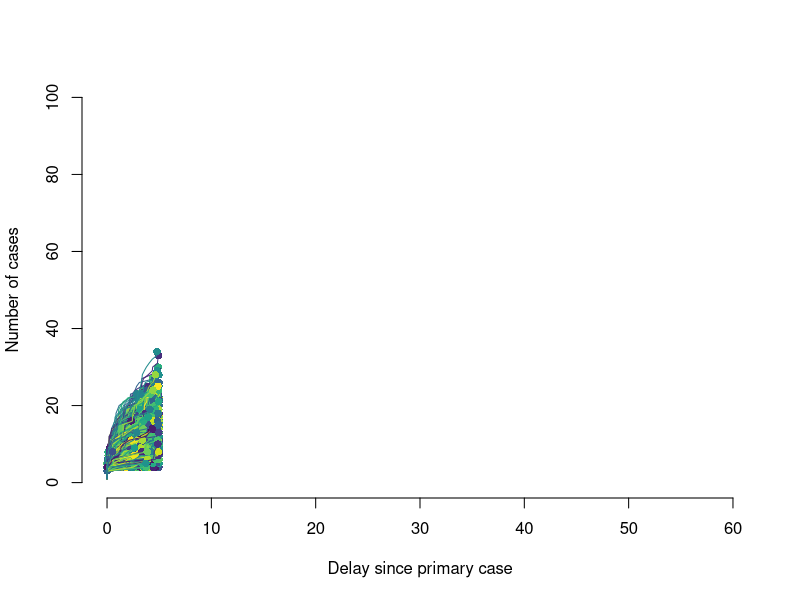
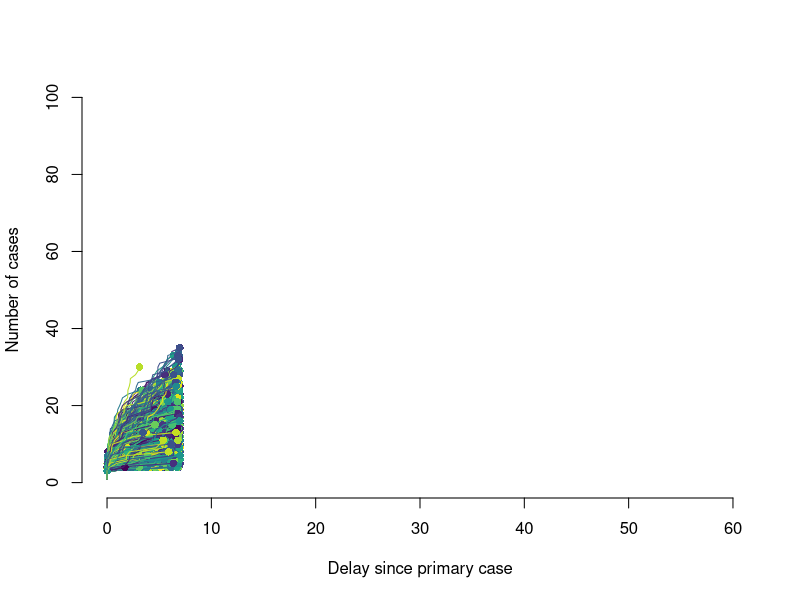
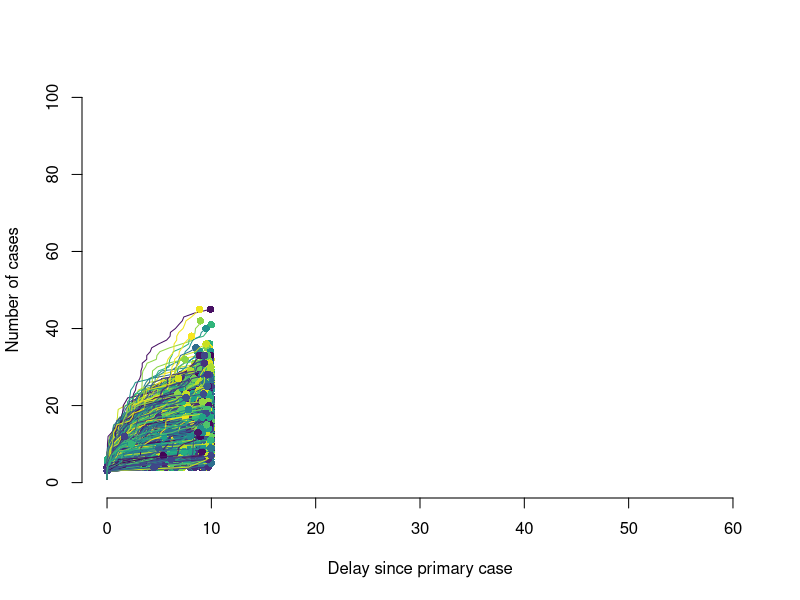
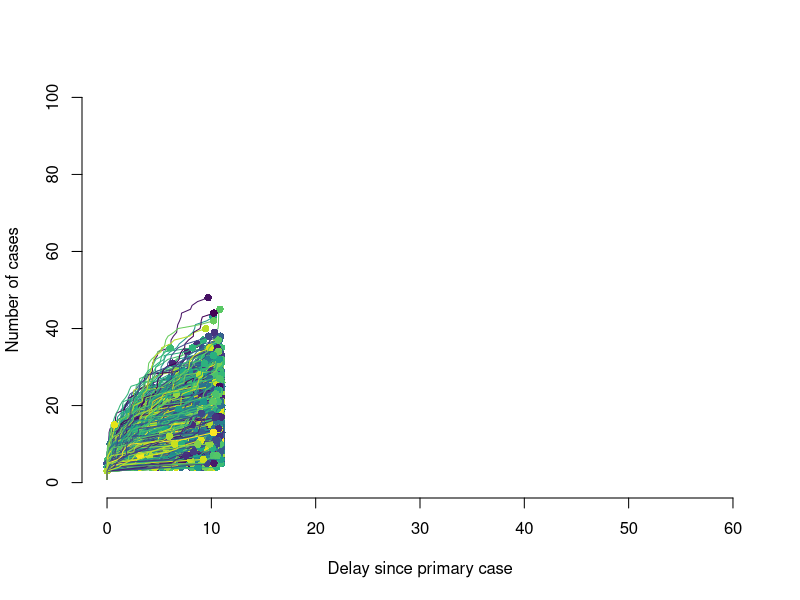
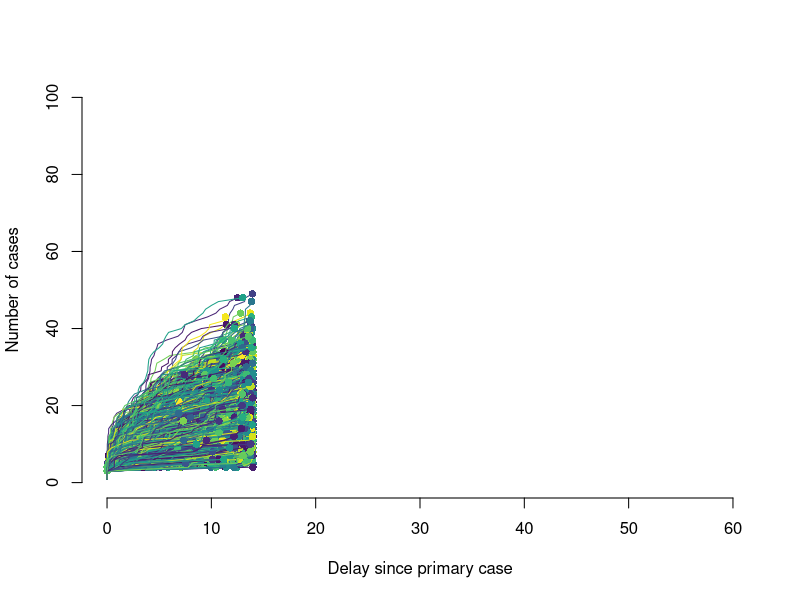
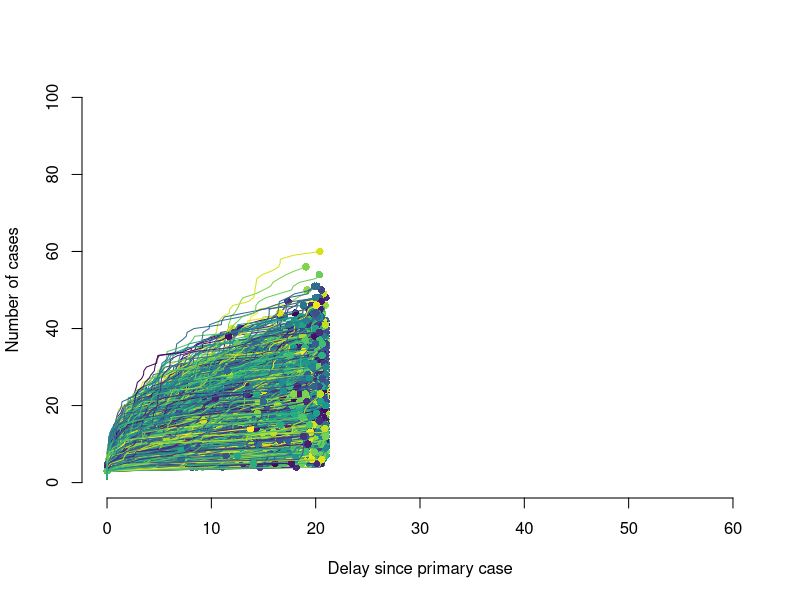
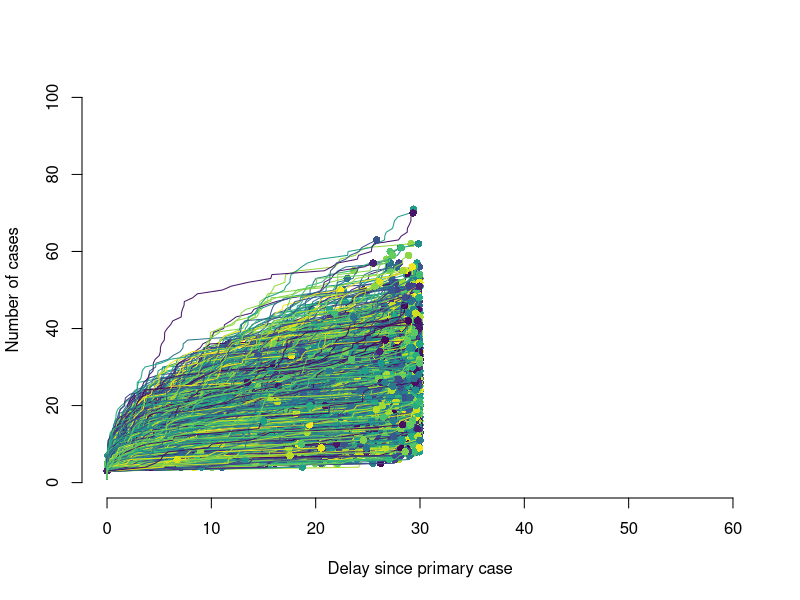

Reproduce these figures in R, in order.
#######################################################################
## This code describes a branching process model for cholera outbreaks
## during an early growth phase
## Submission: BMC Medicine <title: Early detection of cholera epidemics 
## to support control in fragile and conflict-affected states: estimated 
## delays and potential epidemic sizes>
## Author: Ruwan Ratnayake, October 2020
## Code adapted from Althaus et al 2015 
## <doi:10.1016/S1473-3099(15)70135-0>
#######################################################################

####################
# 0 - Load libraries
####################
library(fitdistrplus)
library(viridis)

################
# 1 - Parameters  
################
SI <- 5 # Kahn (2019): the serial interval for cholera was assumed to follow
SIrate <- 0.1 # a gamma distribution (rate = 0.1, shape = 0.5)
SIshape <- 0.5 # with a median serial interval of 5 days

R <- 2.5 # Effective reproduction number in early phase (From: Azman, 2015)
k <- 4.5 # Dispersion parameter k is set to 4.5 
        # (Moore 2014; used range from 0.0039 to 22028)
cap_cases <- 1000


################
# 2 - Approach
################

set.seed(645)
runs <- 10000
seed <- 3
#Branching process model using seed cases. Repeat
#for 10 and 20 seed cases


#############################
# 3 - Branching process model
#############################

## 1. Simulate outbreak trajectory for 5-day delay
plot(NA,xlim=c(0,60),ylim=c(0,100),xlab="Delay since primary case",
     ylab="Number of cases",frame=FALSE)
cols <- sample(viridis(runs))

total_cases <- integer(runs)

for(i in 1:runs) {
  cases <- seed
  t <- rep(0,seed)
  times <- t
  while(cases > 0) {
    secondary <- rnbinom(cases,size=k,mu=R)
    t.new <- numeric()
    for(j in 1:length(secondary)) {
      t.new <- c(t.new,t[j] + rgamma(secondary[j],shape=SIshape[1],
                                     scale=(1/SIrate)))
    }
    cases <- length(t.new) & cases<cap_cases
    
    t <- t.new
    times <- c(times[times<=5],t.new)
  }
  lines(sort(times),1:length(times),col=cols[i],lwd=1)
  points(max(times),length(times),col=cols[i],pch=16)
  total_cases[i] <-length(times)
}

print(total_cases.median <- median(total_cases))
print(total_cases.sd <- sd(total_cases))
print(total_cases.range <- range(total_cases))

#Transform into log scale
lsm=log(total_cases.median)-(1/2)*log((total_cases.sd/total_cases.median)^2+1)
lssd=sqrt(log((total_cases.sd/total_cases.median)^2+1))
plnorm(20, lsm, lssd)


## 2. Simulate outbreak trajectory for 7-day delay
plot(NA,xlim=c(0,60),ylim=c(0,100),xlab="Delay since primary case",
     ylab="Number of cases",frame=FALSE)
cols <- sample(viridis(runs))

total_cases_7 <- integer(runs)

for(i in 1:runs) {
  cases <- seed
  t <- rep(0,seed)
  times <- t
  while(cases > 0) {
    secondary <- rnbinom(cases,size=k,mu=R)
    t.new <- numeric()
    for(j in 1:length(secondary)) {
      t.new <- c(t.new,t[j] + rgamma(secondary[j],shape=SIshape[1],
                                     scale=(1/SIrate)))
    }
    cases <- length(t.new) & cases<cap_cases
    t <- t.new
    times <- c(times[times<=7],t.new)
  }
  lines(sort(times),1:length(times),col=cols[i],lwd=1)
  points(max(times),length(times),col=cols[i],pch=16)
  total_cases_7[i] <-length(times)
}

print(total_cases_7.median <- median(total_cases_7))
print(total_cases_7.sd <- sd(total_cases_7))
print(total_cases_7.range <- range(total_cases_7))

#Transform into log scale
lsm_7=log(total_cases_7.median)-(1/2)*log((total_cases_7.sd/total_cases_7.median)^2+1)
lssd_7=sqrt(log((total_cases_7.sd/total_cases_7.median)^2+1))
plnorm(20, lsm_7, lssd_7)
 

## 3. Simulate outbreak trajectory for 10-day delay
plot(NA,xlim=c(0,60),ylim=c(0,100),xlab="Delay since primary case",
     ylab="Number of cases",frame=FALSE)
cols <- sample(viridis(runs))

total_cases_10 <- integer(runs)

for(i in 1:runs) {
  cases <- seed
  t <- rep(0,seed)
  times <- t
  while(cases > 0) {
    secondary <- rnbinom(cases,size=k,mu=R)
    t.new <- numeric()
    for(j in 1:length(secondary)) {
      t.new <- c(t.new,t[j] + rgamma(secondary[j],shape=SIshape[1],
                                     scale=(1/SIrate)))
    }
    cases <- length(t.new) & cases<cap_cases
    t <- t.new
    times <- c(times[times<=10],t.new)
  }
  lines(sort(times),1:length(times),col=cols[i],lwd=1)
  points(max(times),length(times),col=cols[i],pch=16)
  total_cases_10[i] <-length(times)
}

print(total_cases_10.median <- median(total_cases_10))
print(total_cases_10.sd <- sd(total_cases_10))
print(total_cases_10.range <- range(total_cases_10))

#Transform into log scale
lsm_10=log(total_cases_10.median)-(1/2)*log((total_cases_10.sd/total_cases_10.median)^2+1)
lssd_10=sqrt(log((total_cases_10.sd/total_cases_10.median)^2+1))
plnorm(20, lsm_10, lssd_10)
 

## 4. Simulate outbreak trajectory for 11-day delay
plot(NA,xlim=c(0,60),ylim=c(0,100),xlab="Delay since primary case",
     ylab="Number of cases",frame=FALSE)
cols <- sample(viridis(runs))

total_cases_11 <- integer(runs)

for(i in 1:runs) {
  cases <- seed
  t <- rep(0,seed)
  times <- t
  while(cases > 0) {
    secondary <- rnbinom(cases,size=k,mu=R)
    t.new <- numeric()
    for(j in 1:length(secondary)) {
      t.new <- c(t.new,t[j] + rgamma(secondary[j],shape=SIshape[1],
                                     scale=(1/SIrate)))
    }
    cases <- length(t.new) & cases<cap_cases
    t <- t.new
    times <- c(times[times<=11],t.new)
  }
  lines(sort(times),1:length(times),col=cols[i],lwd=1)
  points(max(times),length(times),col=cols[i],pch=16)
  total_cases_11[i] <-length(times)
}

print(total_cases_11.median <- median(total_cases_11))
print(total_cases_11.sd <- sd(total_cases_11))
print(total_cases_11.range <- range(total_cases_11))

#Transform into log scale
lsm_11=log(total_cases_11.median)-(1/2)*log((total_cases_11.sd/total_cases_11.median)^2+1)
lssd_11=sqrt(log((total_cases_11.sd/total_cases_11.median)^2+1))
plnorm(20, lsm_11, lssd_11)


## 5. Simulate outbreak trajectory for 14-day delay
plot(NA,xlim=c(0,60),ylim=c(0,100),xlab="Delay since primary case",
     ylab="Number of cases",frame=FALSE)
cols <- sample(viridis(runs))

total_cases_14 <- integer(runs)

for(i in 1:runs) {
  cases <- seed
  t <- rep(0,seed)
  times <- t
  while(cases > 0) {
    secondary <- rnbinom(cases,size=k,mu=R)
    t.new <- numeric()
    for(j in 1:length(secondary)) {
      t.new <- c(t.new,t[j] + rgamma(secondary[j],shape=SIshape[1],
                                     scale=(1/SIrate)))
    }
    cases <- length(t.new) & cases<cap_cases
    t <- t.new
    times <- c(times[times<=14],t.new)
  }
  lines(sort(times),1:length(times),col=cols[i],lwd=1)
  points(max(times),length(times),col=cols[i],pch=16)
  total_cases_14[i] <-length(times)
}

print(total_cases_14.median <- median(total_cases_14))
print(total_cases_14.sd <- sd(total_cases_14))
print(total_cases_14.range <- range(total_cases_14))

#Transform into log scale
lsm_14=log(total_cases_14.median)-(1/2)*log((total_cases_14.sd/total_cases_14.median)^2+1)
lssd_14=sqrt(log((total_cases_14.sd/total_cases_14.median)^2+1))
plnorm(20, lsm_14, lssd_14)
 

## 6. Simulate outbreak trajectory for 21-day delay
plot(NA,xlim=c(0,60),ylim=c(0,100),xlab="Delay since primary case",
     ylab="Number of cases",frame=FALSE)
cols <- sample(viridis(runs))

total_cases_21 <- integer(runs)

for(i in 1:runs) {
  cases <- seed
  t <- rep(0,seed)
  times <- t
  while(cases > 0) {
    secondary <- rnbinom(cases,size=k,mu=R)
    t.new <- numeric()
    for(j in 1:length(secondary)) {
      t.new <- c(t.new,t[j] + rgamma(secondary[j],shape=SIshape[1],
                                     scale=(1/SIrate)))
    }
    cases <- length(t.new) & cases<cap_cases
    t <- t.new
    times <- c(times[times<=21],t.new)
  }
  lines(sort(times),1:length(times),col=cols[i],lwd=1)
  points(max(times),length(times),col=cols[i],pch=16)
  total_cases_21[i] <-length(times)
}

print(total_cases_21.median <- median(total_cases_21))
print(total_cases_21.sd <- sd(total_cases_21))
print(total_cases_21.range <- range(total_cases_21))

#Transform into log scale
lsm_21=log(total_cases_21.median)-(1/2)*log((total_cases_21.sd/total_cases_21.median)^2+1)
lssd_21=sqrt(log((total_cases_21.sd/total_cases_21.median)^2+1))
plnorm(20, lsm_21, lssd_21)
 

## 7. Simulate outbreak trajectory for 30-day delay
plot(NA,xlim=c(0,60),ylim=c(0,100),xlab="Delay since primary case",
     ylab="Number of cases",frame=FALSE)
cols <- sample(viridis(runs))

total_cases_30 <- integer(runs)

for(i in 1:runs) {
  cases <- seed
  t <- rep(0,seed)
  times <- t
  while(cases > 0) {
    secondary <- rnbinom(cases,size=k,mu=R)
    t.new <- numeric()
    for(j in 1:length(secondary)) {
      t.new <- c(t.new,t[j] + rgamma(secondary[j],shape=SIshape[1],
                                     scale=(1/SIrate)))
    }
    cases <- length(t.new) & cases<cap_cases
    t <- t.new
    times <- c(times[times<=30],t.new)
  }
  lines(sort(times),1:length(times),col=cols[i],lwd=1)
  points(max(times),length(times),col=cols[i],pch=16)
  total_cases_30[i] <-length(times)
}

print(total_cases_30.median <- median(total_cases_30))
print(total_cases_30.sd <- sd(total_cases_30))
print(total_cases_30.range <- range(total_cases_30))

#Transform into log scale
lsm_30=log(total_cases_30.median)-(1/2)*log((total_cases_30.sd/total_cases_30.median)^2+1)
lssd_30=sqrt(log((total_cases_30.sd/total_cases_30.median)^2+1))
plnorm(20, lsm_30, lssd_30)
